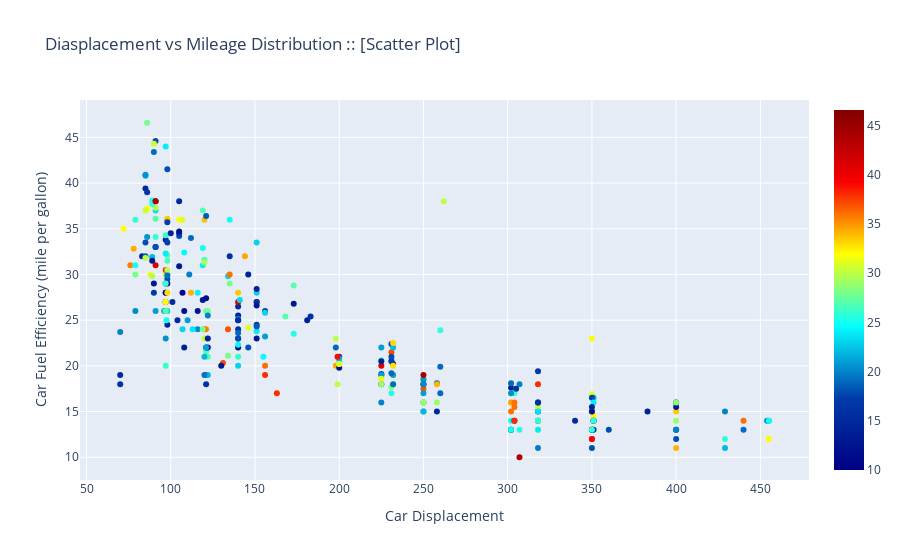

Notebook cell for this chart:
### Code cell
# Displacement vs Mileage [Scatter Plot]
train_displacements = working_dataset["displacement"].dropna()
trace = go.Scatter(x = train_displacements, y = working_dataset["mpg"].dropna(), 
              mode = 'markers',                 
              marker = dict(color = train_dataset["mpg"],
                           colorscale = "Jet", 
                           showscale = True))
layout = go.Layout(title = "Diasplacement vs Mileage Distribution :: [Scatter Plot]", 
                  xaxis = dict(title = 'Car Displacement'), 
                  yaxis = dict(title = 'Car Fuel Efficiency (mile per gallon)'))
data = [trace]
fig = go.Figure(data = data, layout = layout)
py.iplot(fig)

### Figure 1 — Plotly figure (JSON) as saved in the notebook; plotly's stock layout.template omitted (floating-point values rounded to 4 significant figures; data arrays with more than 128 entries replaced by an {"elided": "..."} marker saying what was removed)
{"data": [{"marker": {"color": {"elided": "318 float values"}, "colorscale": [[0, "rgb(0,0,131)"], [0.2, "rgb(0,60,170)"], [0.4, "rgb(5,255,255)"], [0.6, "rgb(255,255,0)"], [0.8, "rgb(250,0,0)"], [1, "rgb(128,0,0)"]], "showscale": true}, "mode": "markers", "type": "scatter", "x": {"elided": "318 float values"}, "y": {"elided": "318 float values"}}], "layout": {"title": {"text": "Diasplacement vs Mileage Distribution :: [Scatter Plot]"}, "xaxis": {"title": {"text": "Car Displacement"}}, "yaxis": {"title": {"text": "Car Fuel Efficiency (mile per gallon)"}}}}
